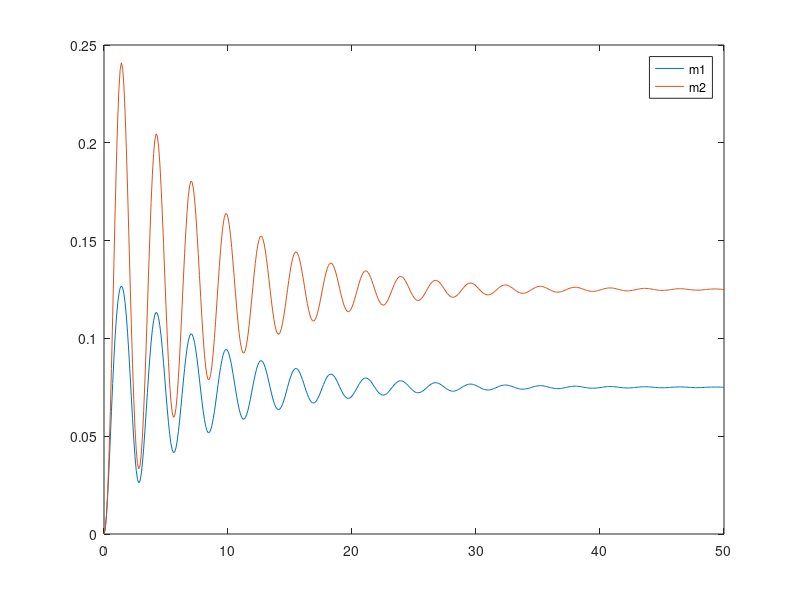

MATLAB code to generate this figure: (Note: this script raises an error after producing the figure.)

%% Mini Lab 2
% State Space Solutions in Matlab
% Simulate the two mass translational system in Matlab, with the following
% input, time steps, and initial conditions:
% t_num = 0:.1:50;
% x_0 = [.1 0 .1 0]'; 
% u1 = 20.*[1 ones(1,length(t_num)-1)];
% u2 = 10.*[1 ones(1,length(t_num)-1)];
% Solve this system in three ways:
%   1. Using the Matlab function integral, with everything in the time
%   domain 
%   2. Using linear algebra in the Laplace domain
%   3. Using the Matlab function lsim
% For all time domain solutions use the Matlab function expm
% What are the eigenvalues of the A matrix?
% Convert the solution to modal and companion form, check the eigenvalues
% of both new A matrices and compare to the eigenvalues of the original A
% matrix

clear
close all
%% Matlab MIMO Implementation
% Two mass translation system
m1 = 40;
b1 = 20;
k1 = 400;
m2 = 20;
b2 = 10;
k2 = 200;
A_2mts = [0 1 0 0; -(k1+k2)/m1 -(b1+b2)/m1 k2/m1 b2/m1; 0 0 0 1; k2/m2 b2/m2 -k2/m2 -b2/m2];
B_2mts = [0 0; 1/m1 0; 0 0; 0 1/m2];
C_2mts = [1 0 0 0; 0 0 1 0];
D_2mts = [0 0; 0 0];
ss_2mts = ss(A_2mts,B_2mts,C_2mts,D_2mts);

t_num = 0:.1:50;
x_0 = [.1 0 .1 0]'; 
u1 = 20;
u2 = 10;
u_t=[u1.*ones(1,length(t_num));u2.*ones(1,length(t_num))];


%% LSIM
[y_2mts t_2mts x_2mts]=lsim(ss_2mts, u_t,t_num);
figure
plot(t_2mts,y_2mts(:,1),t_2mts,y_2mts(:,2));
legend('m1','m2')

%% Integral
% Force ourselves to do this once in the time domain using integral, then probably never again
% t_cur=zeros(1,length(t_num));
% f=@(tao,u_t) C_2mts*exp(A_2mts*(t_cur-tao))*B_2mts*u_t;
% 
% 
% for i=1:length(t_num);
%     t_cur=t_num(i,1);
%     y_t(1,i)=C_2mts*exp(A_2mts*(t_cur-t_num(1)))*x_0+integral(f,t_num(1),t_cur)+D_2mts*u_t;
%     i=i+1;
% end

%% Laplace
% X(s) = (sI-A)^(-1)x_0+(sI-A)^(-1)*B*U(s)

syms s t;
X_s=inv(s*eye(4,4)-A_2mts)*x_0+inv(s*eye(4,4)-A_2mts)*B_2mts*laplace(t/t*u_t);
x_t=ilaplace(X_s);
Y_s=C_2mts*X_s+D_2mts*laplace(t/t*u_t);
y_t2=ilaplace(Y_s);
plot(t_num,subs(y_t2(1),t,t_num),t_num,subs(y_t2(2),t,t_num));




%% Convert this system to both Controller Canonical and Modal Form then compare eigenvalues

modal_sys = canon(ss_2mts,'modal');
CC_sys = canon(ss_2mts,'companion');
eigs_modal = eigs(modal_sys.A);
eigs_cc = eigs(CC_sys.A);
eigs_original = eigs(ss_2mts.A);

save;
